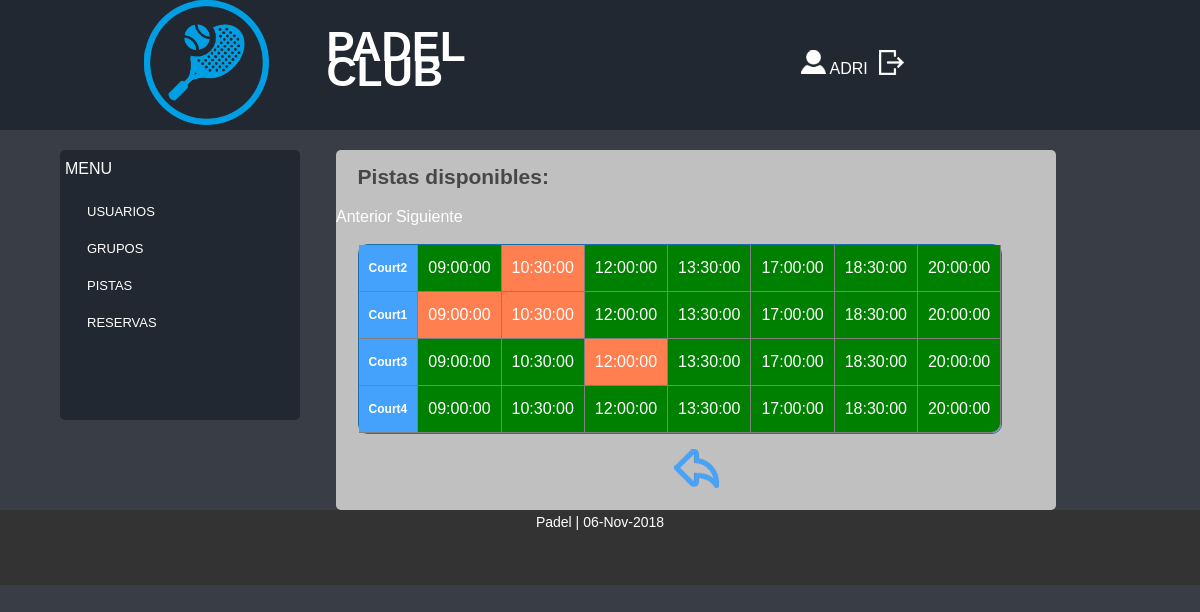
Page /Controllers/PISTAS_Controller.php (signed in) on the committed database.
### tables this page shows
CREATE TABLE `PISTA` (
  `idPista` int(10) NOT NULL,
  `restriccion` tinyint(1) DEFAULT NULL,
  `nombre` varchar(30) NOT NULL,
  `hora` time NOT NULL,
  `fecha` date NOT NULL
);

### Models/PISTAS_Model.php (called while the page is built, shortened)
<?php
class PISTAS_Model {
	var $fecha;
function __construct($idPista, $restriccion, $nombre, $hora, $fecha){
	$this->fecha = $fecha;
	include_once 'Access_DB.php';
	$this->mysqli = ConnectDB();
}
function _SHOWALL(){
	$sql = "SELECT * FROM PISTA WHERE (fecha = '$this->fecha') ORDER BY hora";
	$result = $this->mysqli->query($sql);
	if($result ->num_rows >0){
		$j = 0;
		while($tupla = mysqli_fetch_assoc($result)){
		   $tuplas[$j] = $tupla;
		   $j++;
		}
		return $tuplas;
	}
	else{
		return  false;
	}
}
function _SHOWNAMES(){
	$sql = "SELECT DISTINCT nombre FROM PISTA";
	$result = $this->mysqli->query($sql);
	if($result ->num_rows >0){
		$j = 0;
		while($tupla = mysqli_fetch_assoc($result)){
		   $tuplas[$j] = $tupla;
		   $j++;
		}
		return $tuplas;
	}
	else{
		return  false;
	}
}
}
?>

### Models/Access_DB.php (called while the page is built)
<?php
function ConnectDB()
{
    $mysqli = new mysqli("", 'root', '' , 'ABP_11');
	if ($mysqli->connect_errno) {
		include '../View/MESSAGE_View.php';
		new MESSAGE("Fallo al conectar a MySQL: (" . $mysqli->connect_errno . ") " . $mysqli->connect_error, './index.php');
		return false;
	}
	else{
		return $mysqli;
	}
}
?>

### Views/PISTA_SHOWALL_View.php (the view)
<?php
class PISTA_SHOWALL {
	function __construct($lista,$pistas,$array,$volver){
		$this->lista = $lista;
		$this->pistas = $pistas;
		$this->datos = $array;
		$this->volver = $volver;
		$this->render();
	}
	function render(){
		include 'Header.php';
?>
<div style="overflow-x:auto;">
				<h2>Pistas disponibles:</h2>
	<?php
	echo '<a href="'.$_SERVER['PHP_SELF'].'?action=PREVDAY&fecha='.$this->datos[0]['fecha'].'">Anterior</a>&nbsp';
	 echo '<a href="'.$_SERVER['PHP_SELF'].'?action=NEXTDAY&fecha='.$this->datos[0]['fecha'].'">Siguiente</a>';
		?>
		<table class="tablas separador">
						<tr>
						<?php
						for($j=0;$j<count($this->pistas);$j++){
							echo "<tr><th>".$this->pistas[$j]['nombre']."</th>";
							for($i=0; $i<count($this->datos);$i++){
								if($this->datos[$i]['nombre'] == $this->pistas[$j]['nombre']){
									if($this->datos[$i]['restriccion']){
										echo "<td style='background-color: coral;'>";
									}else{
										echo "<td style='background-color: green;'>";
									}
									echo "<a href=".$_SERVER['PHP_SELF'].'?action=SHOWCURRENT&'.($this->lista)[0].'='.$this->datos[$i]["idPista"].'>'.$this->datos[$i]["hora"]."</a></td>";
								}
							}
							echo "</tr>";
						}
							?>
					</table>
					<?php
								 echo "<p align='center'><a href=".$this->volver."><img src='../Views/images/atras.png' title='Atrás' alt='Atrás'></a></p>";
					?>
</div>
<?php
	include 'Footer.php';
	}
}
?>

### Views/css/style.css (style rules this page uses)
* { margin:0px; padding:0px; }
html, body { width:100%; padding:0; margin:0; }
body { background: #393E46;color: #474747;font: 14px/25px Arial, Helvetica, sans-serif; }
.content a { text-decoration:none; color: #FFFFFF; font-size:16px; }
.content p,h2,h3,h4,form,table { margin-left:3%; margin-right:3%; margin-top:2%; margin-bottom:2%; }
.tablas { border: 1px solid #1C6EA4; border-collapse: collapse; overflow-x:auto; }
td { padding:10px; }
th { background-color: #45A2FC; padding:10px; color: #FFFFFF; font-size: 12px; }
.separador { border-radius: 10px; border-spacing: 0; border-collapse: separate; }
.separador td, table.separador th { border-bottom: 1px solid Gray; border-right: 1px solid Gray; }
.separador tr:last-child td:last-child { border-bottom-right-radius: 10px; }

### rows in the picture
pista: hora "09:00:00"
pista: hora "10:30:00"
pista: hora "12:00:00"
pista: hora "13:30:00"
pista: hora "17:00:00"
pista: hora "18:30:00"
pista: hora "20:00:00"
pista: hora "09:00:00"
pista: hora "10:30:00"
pista: hora "12:00:00"
pista: hora "13:30:00"
pista: hora "17:00:00"
pista: hora "18:30:00"
pista: hora "20:00:00"
pista: hora "09:00:00"
pista: hora "10:30:00"
pista: hora "12:00:00"
pista: hora "13:30:00"
pista: hora "17:00:00"
pista: hora "18:30:00"
pista: hora "20:00:00"
pista: hora "09:00:00"
pista: hora "10:30:00"
pista: hora "12:00:00"
pista: hora "13:30:00"
pista: hora "17:00:00"
pista: hora "18:30:00"
pista: hora "20:00:00"

### other values in the picture
$_SESSION['login'] "ADRI"
$this->pistas[$j]['nombre'] "Court2"
$this->pistas[$j]['nombre'] "Court1"
$this->pistas[$j]['nombre'] "Court3"
$this->pistas[$j]['nombre'] "Court4"
date("d-M-Y", mktime()) "06-Nov-2018"
